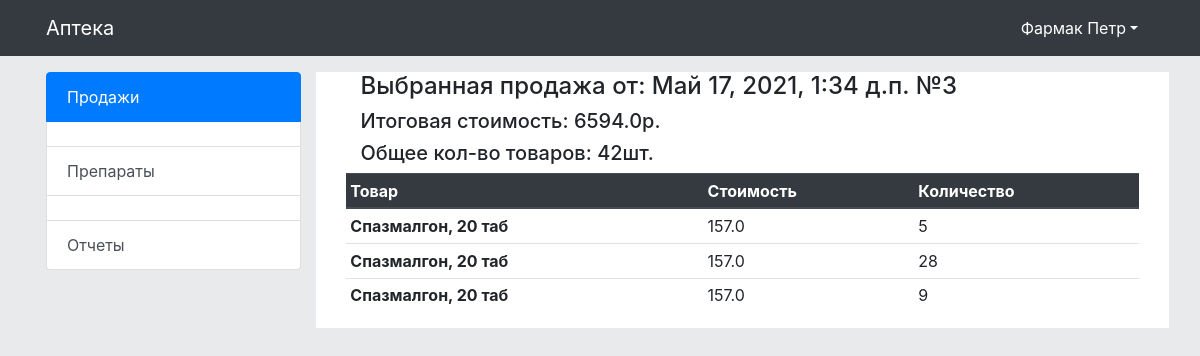
The page /app/sell/3/elements/ (signed in) on the database its author committed.
### mainapp/models.py (models this page shows, shortened)
class sell_list(models.Model):
    date_time = models.DateTimeField('Дата и время продажи', auto_now_add=True)
    sell_user_id = models.ForeignKey(User, on_delete=models.CASCADE, verbose_name='Продавец',
                                     default=None)
    total_price = models.FloatField('Итоговая стоимость', default=0)
    total_count = models.IntegerField('Итоговое количество', default=0)
    status_sell = models.BooleanField('Статус исполнения продажи', default=False)
    del_status = models.BooleanField('Статус удаления', default=True)
    class Meta:
        verbose_name = 'Продажа'
        verbose_name_plural = 'Продажи'
        db_table = 'sell'

class sell_element_list(models.Model):
    preporat_id = models.ForeignKey(preporat_list, on_delete=models.CASCADE, verbose_name='Препарат',
                                    default=None)
    sell_id = models.ForeignKey(sell_list, on_delete=models.CASCADE, verbose_name='Продажа',
                                default=None)
    price = models.FloatField('Итоговая стоимость', default=0)
    count = models.IntegerField('Количество', default=0)
    del_status = models.BooleanField('Статус удаления', default=True)
    class Meta:
        verbose_name = 'Продажа элемент'
        verbose_name_plural = 'Продажи элементы'
        db_table = 'sell_element'

class preporat_list(models.Model):
    name = models.CharField('Название препарата', max_length=256, default=None)
    proizvoditel_id = models.ForeignKey(proizvoditel_list, on_delete=models.CASCADE, verbose_name='Производитель',
                                        default=None)
    pod_category_preporat_id = models.ForeignKey(pod_category_preporat_list, on_delete=models.CASCADE,
                                                 verbose_name='Подкатегория',
                                                 default=None)
    brend_id = models.ForeignKey(brend_list, on_delete=models.CASCADE, verbose_name='Брэнд',
                                 default=None)
    price = models.FloatField('Цена', default=0)
    count = models.IntegerField('Кол-во препарата в наличии', default=0)
    recept = models.BooleanField('Требование рецепта', default=False)
    del_status = models.BooleanField('Статус удаления', default=True)
    class Meta:
        verbose_name = 'Препарат'
        verbose_name_plural = 'Препараты'
        db_table = 'preporats'
    def __str__(self):
        return str(self.name)

### mainapp/views.py (the view, shortened to what this page needs)
# urls.py: re_path(r'sell/([0-9]+)/elements/', views.sell_elem),
def sell_elem(request, sell_id, **kwargs):
    arguments = {}
    arguments.update(name_tag=['товар', 'Товары', 'товаров', 'товара', 'продажу'])
    if request.user.is_authenticated:
        if has_group(request.user, 'Администратор'):
            try:
                arguments.update(sell=sell_list.objects.get(del_status=1, id=sell_id))
                arguments.update(data_search=sell_element_list.objects.all().filter(del_status=1, sell_id=sell_id))
            except:
                pass
            if request.method == "GET":
                return render(request, 'mainapp/admin/sell_elem_list.html', {'arguments': arguments})
            else:
                return HttpResponse('405 Method Not Allowed', status=405)
        elif has_group(request.user, 'Фармацевт'):
            try:
                arguments.update(form=sell_element_Form)
                arguments.update(sell=sell_list.objects.get(del_status=1, id=sell_id, sell_user_id=request.user))
                arguments.update(data_search=sell_element_list.objects.all().filter(del_status=1, sell_id=sell_id, ))
                data = []
                for i, item in enumerate(arguments['data_search']):
                    data.append({'form': sell_element_Form(instance=item), 'id': item.id})
                arguments.update(data_edit=data)
            except:
                pass
            if request.method == "GET":
                if usr.get_error_status():
                    arguments.update(error=usr.get_error())
                return render(request, 'mainapp/farmac/sell_elem_list.html', {'arguments': arguments})
            else:
                return HttpResponse('405 Method Not Allowed', status=405)
    return redirect('/')

### mainapp/templatetags/tags_jinja.py (called while the page is built)
@register.filter(name='has_group')
def has_group(user, group_name):
    group = Group.objects.get(name=group_name)
    return True if group in user.groups.all() else False

@register.filter(name='cheak_count_list')
def has_group(list):
    try:
        if len(list) > 0:
            return True
        else:
            return False
    except:
        return False

### mainapp/views.py (called while the page is built)
def has_group(user, group_name):
    from django.contrib.auth.models import Group
    group = Group.objects.get(name=group_name)
    return True if group in user.groups.all() else False

    def get_error_status(self):
        return self.error_status

### mainapp/templates/mainapp/farmac/sell_elem_list.html (shortened to what this page needs)
{% extends 'base.html' %}
{% load tags_jinja %}
{% block content %}
    <div class="container">
        {% if arguments.sell %}
            {% if arguments.sell %}
                <div class="col">
                    <div class="row">
                        <div class="col">
                            <h4>Выбранная продажа от: {{ arguments.sell.date_time }}
                                №{{ arguments.sell.id }}</h4>
                            <h5>Итоговая стоимость: {{ arguments.sell.total_price }}р.</h5>
                            <h5>Общее кол-во товаров: {{ arguments.sell.total_count }}шт.</h5>
                        </div>
                    </div>
                </div>
            {% endif %}
            <div class="table-responsive">
                <table class="table table-sm table-hover">
                    <thead class="thead-dark">
                    <tr>
                        <th scope="col">Товар</th>
                        <th scope="col">Cтоимость</th>
                        <th scope="col">Количество</th>
                    </tr>
                    </thead>
                    <tbody>
                    {% if arguments.data_search|cheak_count_list > 0 %}
                        {% if not arguments.sell.status_sell %}
                            {% for data in arguments.data_search %}
                                <tr role="button" data-toggle="modal" data-target="#EditModal_{{ data.id }}">
                                    <th scope="row" data-toggle="tooltip" data-placement="bottom"
                                        title="Нажмите для редактирования">{{ data.preporat_id }}</th>
                                    <td data-toggle="tooltip" data-placement="bottom"
                                        title="Нажмите для редактирования">{{ data.price }}</td>
                                    <td data-toggle="tooltip" data-placement="bottom"
                                        title="Нажмите для редактирования">{{ data.count }}</td>
                                </tr>
                            {% endfor %}
                        {% else %}
                            {% for data in arguments.data_search %}
                                <tr role="button">
                                    <th scope="row" data-toggle="tooltip"
                                        data-placement="bottom">{{ data.preporat_id }}</th>
                                    <td data-toggle="tooltip" data-placement="bottom">{{ data.price }}</td>
                                    <td data-toggle="tooltip" data-placement="bottom">{{ data.count }}</td>
                                </tr>
                            {% endfor %}
                        {% endif %}
                    {% endif %}
                    </tbody>
                </table>
            </div>
        {% else %}
            <div class="alert alert-danger my_border">
                Продажа не найдена!
            </div>
        {% endif %}
{% endblock %}

### templates/base.html (shortened to what this page needs)
<!doctype html>
{% load static %}
{% load tags_jinja %}
<html lang="ru">
<head>
    <link rel="stylesheet" href="https://stackpath.bootstrapcdn.com/bootstrap/4.3.1/css/bootstrap.min.css"
>
    <link rel="stylesheet" href="{% static 'css/style.css' %}"/>
    <link rel="stylesheet" href="https://cdnjs.cloudflare.com/ajax/libs/Chart.js/2.9.3/Chart.min.css"
/>
</head>
<body style="background-color:#e8eaec">
<div class="bg-dark header d-print-none" style="z-index: 10000" id="navbar">
    <nav class="container navbar navbar-expand-lg navbar-dark bg-dark">
        <a class="navbar-brand" href="/">Аптека</a>
        <div class="collapse navbar-collapse" id="navbarSupportedContent" style="justify-content: flex-end;">
            <ul class="nav bg-dark">
                {% if user.is_authenticated %}
                    <li class="nav-item dropdown">
                        <a class="nav-link dropdown-toggle" style="color:white" data-toggle="dropdown" role="button"
                           aria-haspopup="true"
                           aria-expanded="false">{{ user.last_name }} {{ user.first_name }}</a>
                    </li>
                {% endif %}
            </ul>
        </div>
    </nav>
</div>
<div class="container p-3">
    <div class="row">
        <div class="col-lg-3 col-xl-3 col-12">
            <div class="list-group">
                {% if user|has_group:"Администратор" or user|has_group:"Фармацевт" %}
                    {% if user|has_group:"Администратор" %}
                        <a href="/app/postavki/" class="list-group-item list-group-item-action {% if '/app/postavki/' in request.path %} active {% endif %}">Поставки</a>
                        <a href="/app/sell/" class="list-group-item list-group-item-action {% if '/app/sell/' in request.path %} active {% endif %}">Продажи</a>
                        <a href="#" class="list-group-item list-group-item-action disabled"></a>
                        <a href="/app/category/" class="list-group-item list-group-item-action">Отчеты</a>
                        <a href="#" class="list-group-item list-group-item-action disabled"></a>
                        <a href="/app/preporat/"
                           class="list-group-item list-group-item-action {% if '/app/preporat/' in request.path %} active {% endif %}">Препараты</a>
                        <a href="/app/postavchiki/"
                           class="list-group-item list-group-item-action {% if '/app/postavchiki/' in request.path %} active {% endif %}">Поставщики</a>
                        <a href="/app/proizvoditel/"
                           class="list-group-item list-group-item-action {% if '/app/proizvoditel/' in request.path %} active {% endif %}">Производители</a>
                        <a href="/app/brends/"
                           class="list-group-item list-group-item-action {% if '/app/brends/' in request.path %} active {% endif %}">Бренды</a>
                        <a href="/app/category/"
                           class="list-group-item list-group-item-action {% if '/app/category/' in request.path %} active {% endif %}">Категории</a>
                        <a href="#" class="list-group-item list-group-item-action disabled"></a>
                        <a href="/user/userlist/"
                           class="list-group-item list-group-item-action {% if '/user/userlist/' in request.path %} active {% endif %}">Сотрудники</a>
                    {% elif user|has_group:"Фармацевт" %}
                        <a href="/app/sell/" class="list-group-item list-group-item-action {% if '/app/sell/' in request.path %} active {% endif %}">Продажи</a>
                        <a href="#" class="list-group-item list-group-item-action disabled"></a>
                        <a href="/app/preporat/"
                           class="list-group-item list-group-item-action {% if '/app/preporat/' in request.path %} active {% endif %}">Препараты</a>
                        <a href="#" class="list-group-item list-group-item-action disabled"></a>
                        <a href="/app/category/" class="list-group-item list-group-item-action">Отчеты</a>
                    {% endif %}
                {% endif %}
            </div>
        </div>
        <div class="col-lg-9 col-xl-9 col-12" style="background: white">
            {% block content %}{% endblock %}
        </div>
    </div>
</div>
</body>
</html>

### rows shown on the page
sell_list: sell.date_time "Май 17, 2021, 1:34 д.п.", sell.id "3", sell.total_price "6594.0", sell.total_count "42"
sell_element_list: preporat_id "Спазмалгон, 20 таб", price "157.0", count "5"
sell_element_list: preporat_id "Спазмалгон, 20 таб", price "157.0", count "28"
sell_element_list: preporat_id "Спазмалгон, 20 таб", price "157.0", count "9"

### other values the page prints
{{ user.last_name }} "Фармак"
{{ user.first_name }} "Петр"
